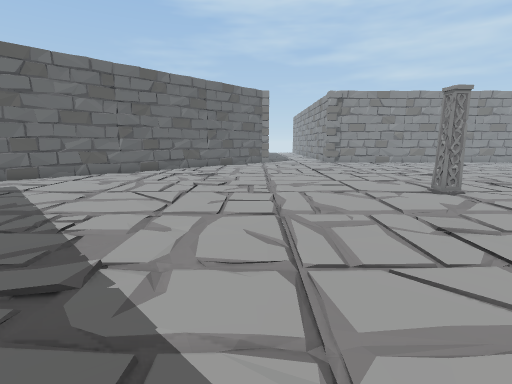
[1] (above)

17 first-person views from a walk through a Unity game level. The camera is 1.4 m above the floor, tilts 10° down and sees 85° across. The floor is counted in squares, 1 m on a side. Each view is taken from the middle of a square. On the plan, view 1 faces up. The plan holds only what a view shows up to about 14 squares ahead; the rest is blank. The place goes on beyond the plan.

[2]
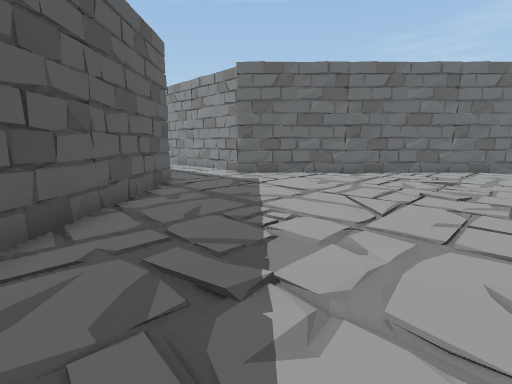

[3]
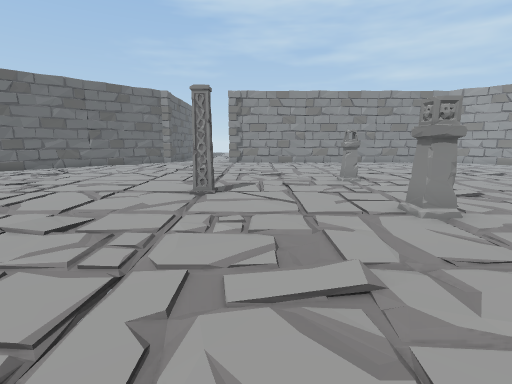

[4]
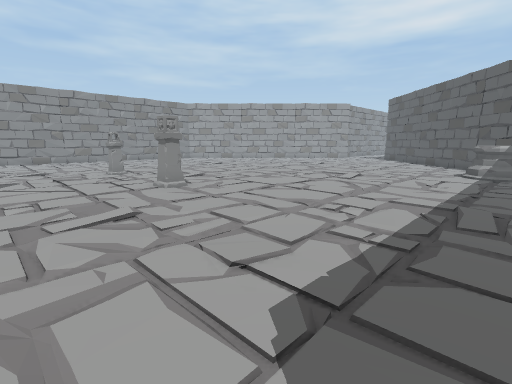

[5]
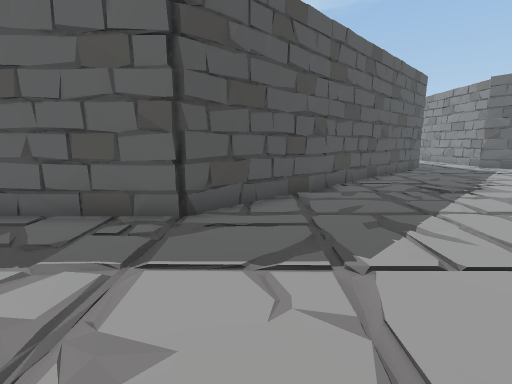

[6]
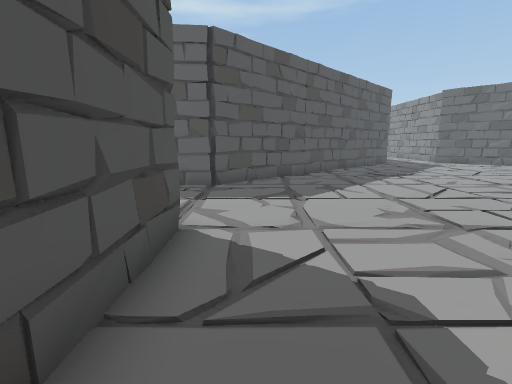

[7]
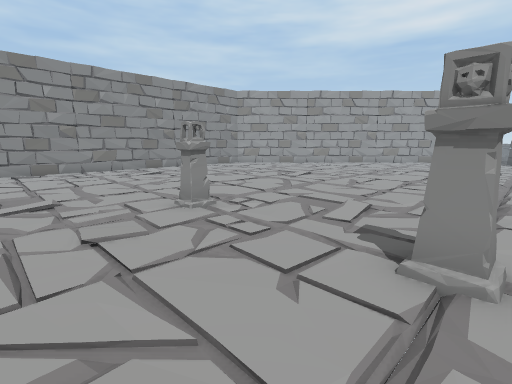

[8]
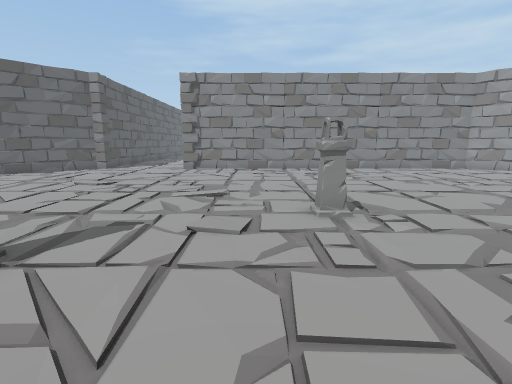

[9]
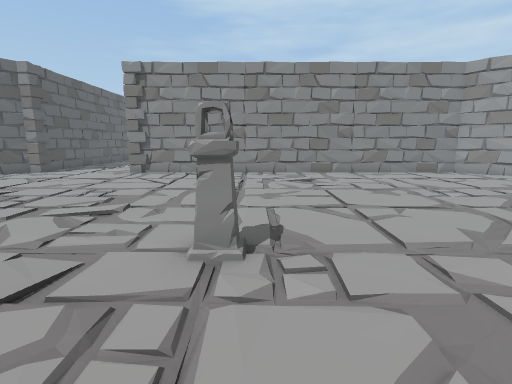

[10]
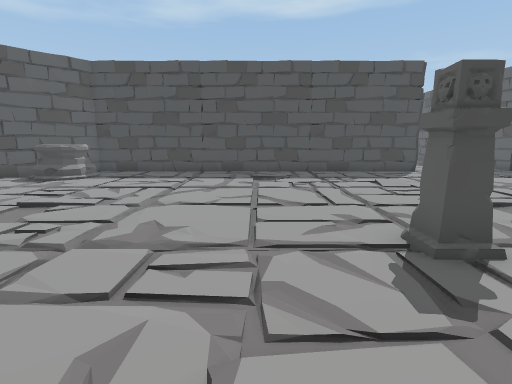

[11]
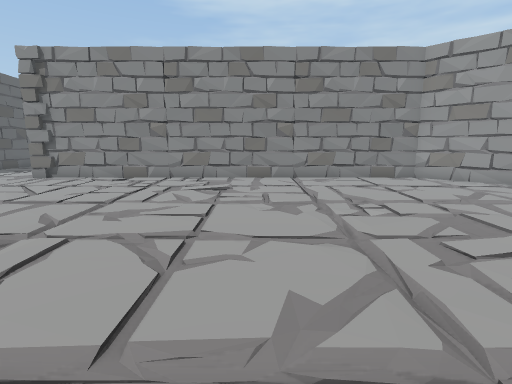

[12]
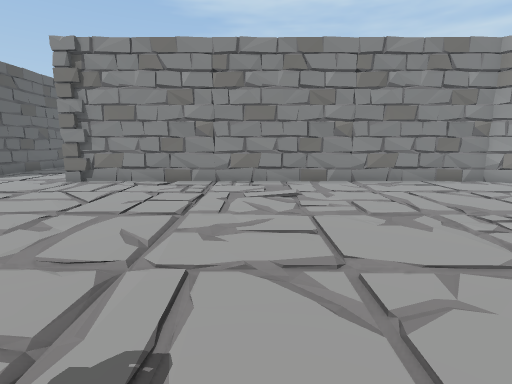

[13]
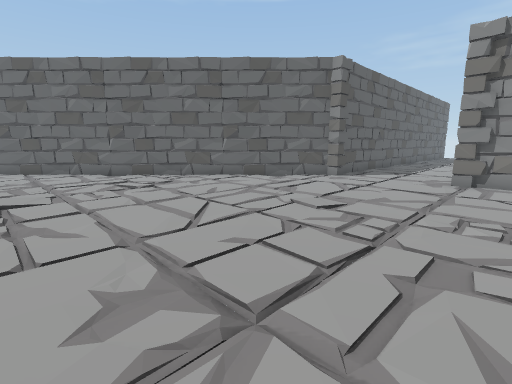

[14]
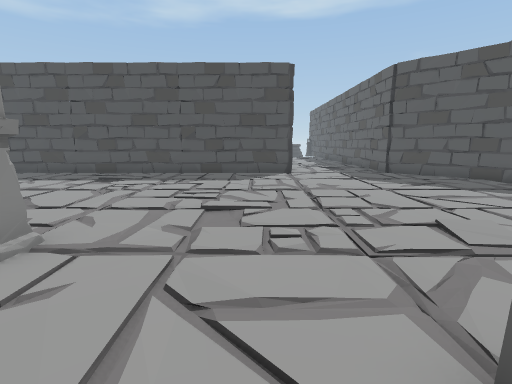

[15]
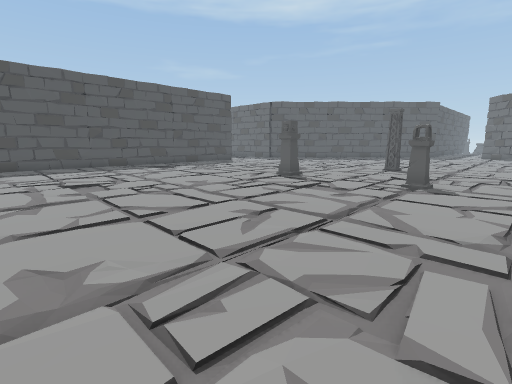

[16]
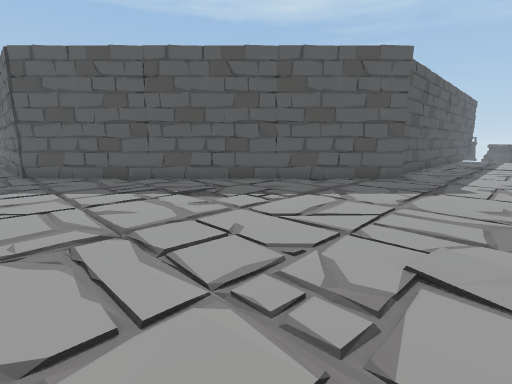

[17]
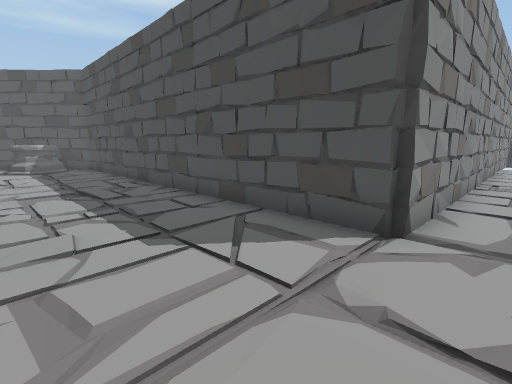

### Floor plan
Points are (right, up) in squares from view 1. A wall is a line through its corners. A room is listed if a view was taken in it or the views show most of it. See-through windows are left out.
Room 1 (views 1, 2, 3, 4, 5, 6, 7, 8, 9, 10, 11, 12, 13, 14, 15, 16, 17)
walls: (6, 20.1) (5.1, 20.1); (7.5, -4.2) (8, -4.4); (6.4, -4.2) (6.7, -4.3) (7.1, -4.2) (8, -4.4); (8.9, 20.1) (8.5, 20.3); (8.9, 20.1) (6.7, 20.4); (8.8, -4.2) (11.1, -4.4); (5.2, -4.3) (20.4, -4.2); (9.3, -4.3) (10.1, -4.2); (10.5, 20.2) (9.1, 20.3); (5.2, -4.6) (6.1, -4.1); (11.1, -4.3) (13.1, -4.1); (11, 20.4) (8.9, 20.2); (-3.2, -0.2) (-1.8, -2); (5.3, -5) (5.2, -4.2) (6.5, -4.3); (5.1, -5) (5.6, -4.2); (-1.7, 17.9) (-3.2, 16.6); (-1.1, -2.4) (0.2, -4); (12, -4.2) (12.9, -4.4); (12.1, 20.2) (11, 20.3); (-3.2, -0.5) (-2.7, -0.9); (-3.8, 15.8) (-4.6, 15.2); (-1.1, -2.7) (-0.3, -3.3); (-1.8, 18.2) (-3.9, 15.6); (-0.4, 19.3) (-1.1, 18.7); (-4.6, 0.8) (-3.9, 0.3) (-3.3, -0.4); (1, 20.3) (0.4, 20.3); (12.9, 20.4) (12, 20.2); (-5.2, 14.4) (-6.8, 13); (0.6, -4.2) (0.8, -4.8); (0.5, 20.2) (-9.9, 9.7); (0.7, -4.4) (0.7, -7.6); (13.8, -4.2) (16, -4.4); (0.6, -4.5) (0.8, -6.1); (-5.7, 2) (-5.3, 1.6); (13.9, -4.3) (15.4, -4.2); (-6.3, 2.8) (-5.1, 1.4); (15.3, 20.2) (13.9, 20.3); (-6.9, 3) (-6.3, 2.5); (-7.4, 12.2) (-8.1, 11.7); (-7.3, 12.6) (-7.7, 12.1); (15.5, 20.4) (13.8, 20.2) (13.5, 20.4); (-8.1, 4.3) (-7.5, 3.9) (-6.8, 3.1); (-8.2, 11.5) (-9.4, 10.1); (5.3, -7.6) (5.3, -4.2); (17, -4.2) (17.9, -4.4); (-8.8, 10.9) (-9.3, 10.5); (19.6, -2.1) (19.8, -1.4) (20.6, -1.1); (0.6, -7) (0.8, -7.4); (0.8, 23.5) (0.8, 20.1) (0.2, 20); (-9.8, 6.2) (-8.7, 4.9); (20, -2.8) (19.7, -2.5) (19.5, -1.7) (19.9, -1.3); (18.5, -4.4) (20.3, -4.2); (18.8, -4.2) (19.4, -4.3); (-10, 6.3) (0.8, -4.5) (0.7, -6.4); (20.3, 20.2) (18.6, 20.4); (20.5, 20.2) (5, 20.3); (20.4, 20.4) (18.9, 20.3)
low walls: (6.1, 20.2) (5.6, 20.2); (8.8, 20.1) (8.2, 20.1); (-2.2, 17.5) (-2.8, 16.6); (-5.3, 14.4) (-6, 13.6); (0.8, -4.8) (0.7, -5.5); (20, 20.2) (19.6, 20.3)
objects: pillar (5, 8) to (6, 8); pillar (10, 5) to (11, 6); pillar (10, 10) to (11, 11)

Where each view was taken, in squares from view 1:
view 1: 0 up, 0 right, facing up
view 2: 1 up, 0 right, facing up-left
view 3: 0 up, 7 right, facing up
view 4: 3 down, 6 right, facing up-right
view 5: 3 down, 6 right, facing left
view 6: 3 down, 10 right, facing left
view 7: 5 up, 7 right, facing up-right
view 8: 5 up, 9 right, facing up
view 9: 7 up, 11 right, facing up
view 10: 9 up, 13 right, facing down
view 11: 9 up, 14 right, facing up
view 12: 10 up, 12 right, facing up
view 13: 9 up, 7 right, facing up-left
view 14: 9 up, 7 right, facing down
view 15: 13 up, 20 right, facing down-left
view 16: 10 up, 2 right, facing down-left
view 17: 0 up, 4 right, facing down-right
